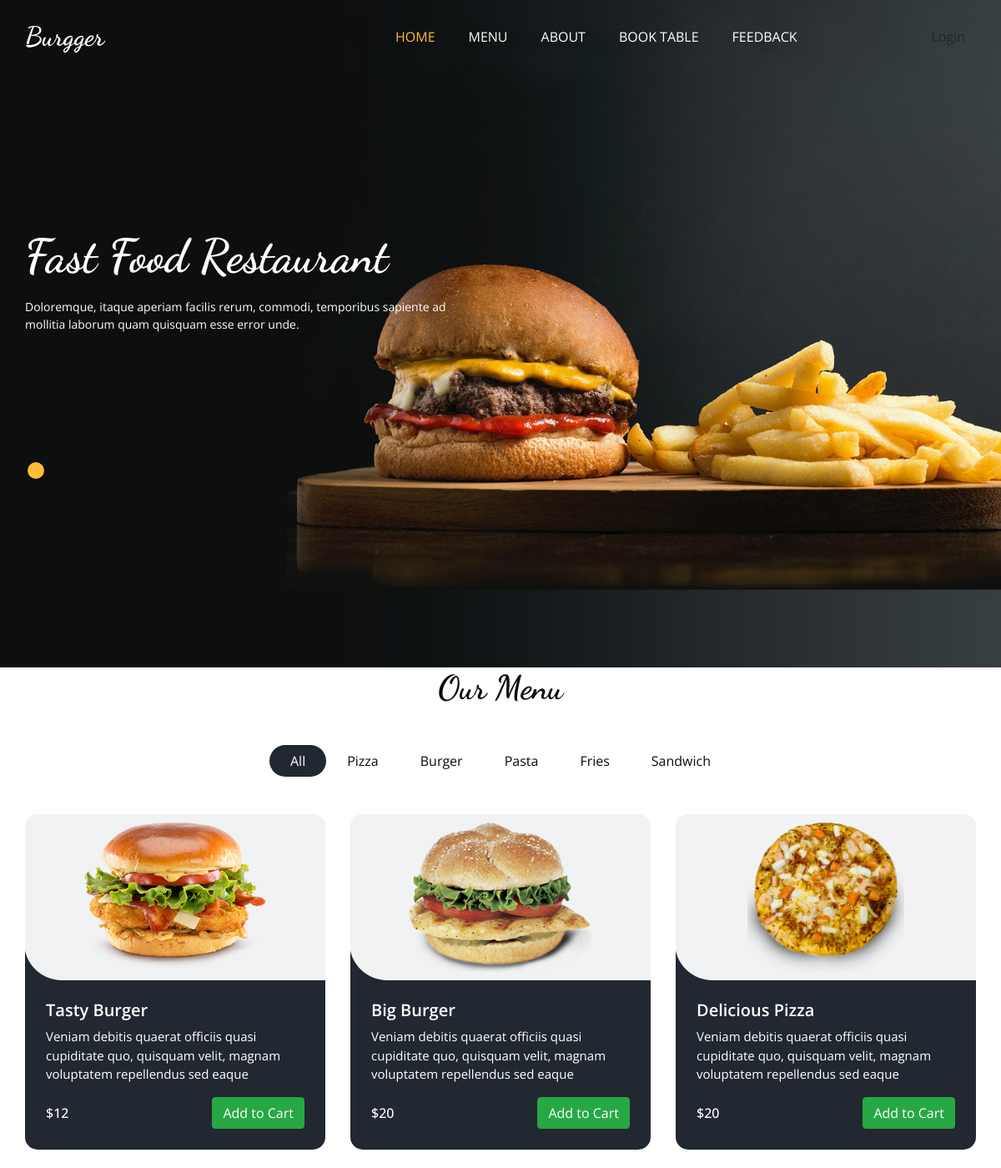
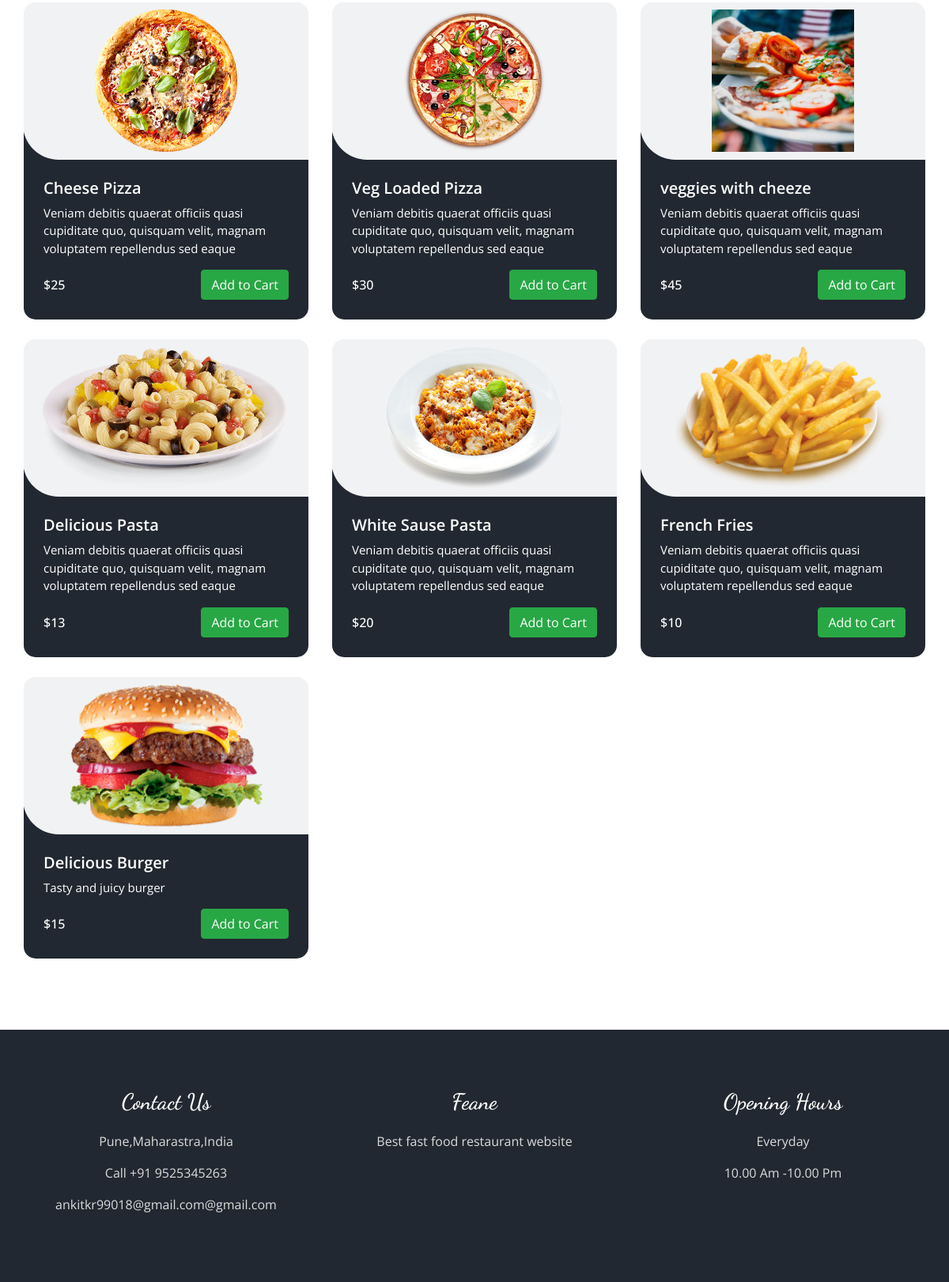
The page / on the database its author committed (2 pictures, top to bottom).
### Base_App/models.py (models this page shows, shortened)
class ItemList(models.Model):
    Category_name = models.CharField(max_length=15)

class Items(models.Model):
    Item_name = models.CharField(max_length=40)
    description = models.TextField(blank=False)
    Price = models.IntegerField()
    Category = models.ForeignKey(ItemList, related_name='Name', on_delete=models.CASCADE)
    Image = models.ImageField(upload_to='items/')

### Base_App/views.py (the view)
# urls.py: path('', HomeView, name='Home'),
def HomeView(request):
    items = Items.objects.all()
    list = ItemList.objects.all()
    review = Feedback.objects.all().order_by('-id')[:5]
    return render(request, 'home.html', {
        'items': items,
        'list': list,
        'review': review
    })

### Template/home.html (shortened to what this page needs)
{% extends "base.html" %}
{% block home_status %}active{% endblock home_status %}
{% load static %}
{% block slider %}
<section class="slider_section ">
<div id="customCarousel1" class="carousel slide" data-ride="carousel">
<div class="carousel-inner">
<div class="carousel-item active">
<div class="container ">
<div class="row">
<div class="col-md-7 col-lg-6 ">
<div class="detail-box">
<h1>
Fast Food Restaurant
</h1>
<p>
Doloremque, itaque aperiam facilis rerum, commodi, temporibus sapiente ad mollitia laborum quam quisquam esse error unde.
</p>
</div>
</div>
</div>
</div>
</div>
</div>
<div class="container">
<ol class="carousel-indicators">
<li data-target="#customCarousel1" data-slide-to="0" class="active"></li>
</ol>
</div>
</div>
</section>
{% endblock slider %}
{% block main %}
<section class="food_section layout_padding-bottom">
<div class="container">
<div class="heading_container heading_center">
<h2>
Our Menu
</h2>
</div>
<ul class="filters_menu">
<li class="active">All</li>
{% for i in list %}
<li>
{{i.Category_name}}
</li>
{% endfor %}
</ul>
<div class="filters-content">
<div class="row">
{% for j in items %}
<div class="col-sm-6 col-lg-4">
<div class="box">
<div>
<div class="img-box" style="height:200px; display:flex; align-items:center; justify-content:center;">
<img src="/media/{{j.Image}}" alt="{{j.Image}}" style="max-height:180px; width:auto;">
</div>
<div class="detail-box">
<h5>
{{j.Item_name}}
</h5>
<p>
{{j.description}}
</p>
<div class="options">
<h6>
${{j.Price}}
</h6>
<button class="btn btn-success add-to-cart"
data-item-id="{{j.id}}"
data-item-name="{{j.Item_name}}"
data-item-price="{{j.Price}}">
Add to Cart
</button>
</div>
</div>
</div>
</div>
</div>
{% endfor %}
</div>
</div>
</div>
</section>
{% endblock main %}

### Template/base.html (shortened to what this page needs)
<!DOCTYPE html>
<html>
{% load static %}
<head>
<link rel="stylesheet" href="{% static 'css/bootstrap.css' %}">
<link rel="stylesheet"
href="https://cdnjs.cloudflare.com/ajax/libs/OwlCarousel2/2.3.4/assets/owl.carousel.min.css">
<link rel="stylesheet"
href="https://cdnjs.cloudflare.com/ajax/libs/jquery-nice-select/1.1.0/css/nice-select.min.css">
<link href="{% static 'css/font-awesome.min.css' %}" rel="stylesheet">
<link href="{% static 'css/style.css' %}" rel="stylesheet">
<link href="{% static 'css/responsive.css' %}" rel="stylesheet">
</head>
<body {% block class %}{% endblock %}>
<div class="hero_area">
<div class="bg-box">
<img src="{% static 'images/hero-bg.jpg' %}">
</div>
<header class="header_section">
<div class="container">
<nav class="navbar navbar-expand-lg custom_nav-container">
<a class="navbar-brand" href="{% url 'Home' %}">
<span>Burgger</span>
</a>
<div class="collapse navbar-collapse justify-content-between"
id="navbarSupportedContent">
<ul class="navbar-nav mx-auto">
<li class="nav-item {% block home_status %}{% endblock %}">
<a class="nav-link" href="{% url 'Home' %}">HOME</a>
</li>
<li class="nav-item {% block menu_status %}{% endblock %}">
<a class="nav-link" href="{% url 'Menu' %}">MENU</a>
</li>
<li class="nav-item {% block about_status %}{% endblock %}">
<a class="nav-link" href="{% url 'About' %}">ABOUT</a>
</li>
<li class="nav-item {% block table_status %}{% endblock %}">
<a class="nav-link" style="white-space:nowrap;" href="{% url 'Book_Table' %}">
BOOK TABLE
</a>
</li>
<li class="nav-item {% block feedback_status %}{% endblock %}">
<a class="nav-link" href="{% url 'Feedback_Form' %}">FEEDBACK</a>
</li>
</ul>
<div class="d-flex align-items-center">
{% if user.is_authenticated %}
<span style="
background:#f8c6c6;
padding:6px 12px;
border-radius:6px;
font-weight:bold;
margin-right:10px;">
{{ user.username }}
</span>
<a href="{% url 'dashboard' %}" class="btn btn-info btn-sm mr-2">
Dashboard
</a>
<a href="{% url 'logout' %}" class="btn btn-secondary btn-sm mr-2">
Logout
</a>
<button id="cart-button" class="btn btn-primary btn-sm">
<i class="fa fa-shopping-cart"></i> Cart
</button>
{% else %}
<a href="{% url 'login' %}" class="btn order_online">
Login
</a>
{% endif %}
</div>
</div>
</nav>
</div>
</header>
{% block slider %}{% endblock %}
</div>
{% block main %}{% endblock %}
<footer class="footer_section">
<div class="container">
<div class="row">
<div class="col-md-4 footer-col">
<h4>Contact Us</h4>
<p>Pune,Maharastra,India</p>
<p>Call +91 9525345263</p>
<p>ankitkr99018@gmail.com@gmail.com</p>
</div>
<div class="col-md-4 footer-col">
<h4>Feane</h4>
<p>Best fast food restaurant website</p>
</div>
<div class="col-md-4 footer-col">
<h4>Opening Hours</h4>
<p>Everyday</p>
<p>10.00 Am -10.00 Pm</p>
</div>
</div>
</div>
</footer>
</body>
</html>

### Static/css/responsive.css (style rules this page uses)
@media (min-width: 1200px) { .container { max-width: 1170px; } }

### rows shown on the page
ItemList: Category_name "Pizza"
ItemList: Category_name "Burger"
ItemList: Category_name "Pasta"
ItemList: Category_name "Fries"
ItemList: Category_name "Sandwich"
Items: Image (picture), Item_name "Tasty Burger", description "Veniam debitis quaerat officiis quasi cupiditate quo, quisquam velit, magnam voluptatem repellendus sed eaque", Price "12"
Items: Image (picture), Item_name "Big Burger", description "Veniam debitis quaerat officiis quasi cupiditate quo, quisquam velit, magnam voluptatem repellendus sed eaque", Price "20"
Items: Image (picture), Item_name "Delicious Pizza", description "Veniam debitis quaerat officiis quasi cupiditate quo, quisquam velit, magnam voluptatem repellendus sed eaque", Price "20"
Items: Image (picture), Item_name "Cheese Pizza", description "Veniam debitis quaerat officiis quasi cupiditate quo, quisquam velit, magnam voluptatem repellendus sed eaque", Price "25"
Items: Image (picture), Item_name "Veg Loaded Pizza", description "Veniam debitis quaerat officiis quasi cupiditate quo, quisquam velit, magnam voluptatem repellendus sed eaque", Price "30"
Items: Image (picture), Item_name "veggies with cheeze", description "Veniam debitis quaerat officiis quasi cupiditate quo, quisquam velit, magnam voluptatem repellendus sed eaque", Price "45"
Items: Image (picture), Item_name "Delicious Pasta", description "Veniam debitis quaerat officiis quasi cupiditate quo, quisquam velit, magnam voluptatem repellendus sed eaque", Price "13"
Items: Image (picture), Item_name "White Sause Pasta", description "Veniam debitis quaerat officiis quasi cupiditate quo, quisquam velit, magnam voluptatem repellendus sed eaque", Price "20"
Items: Image (picture), Item_name "French Fries", description "Veniam debitis quaerat officiis quasi cupiditate quo, quisquam velit, magnam voluptatem repellendus sed eaque", Price "10"
Items: Image (picture), Item_name "Delicious Burger", description "Tasty and juicy burger", Price "15"
